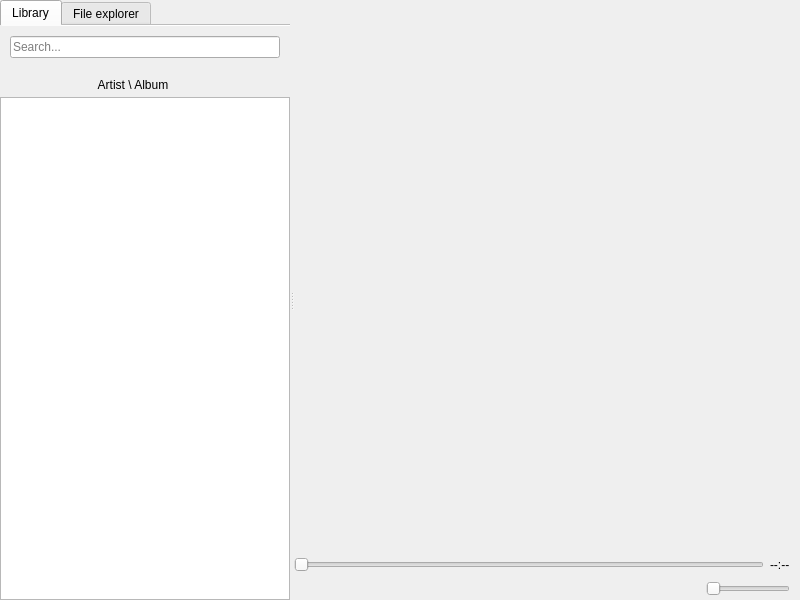
<?xml version="1.0" encoding="UTF-8"?>
<ui version="4.0">
 <class>ViewPlaylists</class>
 <widget class="QWidget" name="ViewPlaylists">
  <property name="geometry">
   <rect>
    <x>0</x>
    <y>0</y>
    <width>800</width>
    <height>600</height>
   </rect>
  </property>
  <layout class="QVBoxLayout" name="vlayout">
   <property name="spacing">
    <number>0</number>
   </property>
   <property name="leftMargin">
    <number>0</number>
   </property>
   <property name="topMargin">
    <number>0</number>
   </property>
   <property name="rightMargin">
    <number>0</number>
   </property>
   <property name="bottomMargin">
    <number>0</number>
   </property>
   <item>
    <widget class="QSplitter" name="splitter">
     <property name="orientation">
      <enum>Qt::Horizontal</enum>
     </property>
     <widget class="ExtendedTabWidget" name="leftTabs">
      <property name="currentIndex">
       <number>0</number>
      </property>
      <property name="documentMode">
       <bool>true</bool>
      </property>
      <widget class="QWidget" name="tabLibrary">
       <attribute name="title">
        <string>Library</string>
       </attribute>
       <layout class="QVBoxLayout" name="verticalLayout_7">
        <property name="spacing">
         <number>0</number>
        </property>
        <property name="leftMargin">
         <number>0</number>
        </property>
        <property name="topMargin">
         <number>0</number>
        </property>
        <property name="rightMargin">
         <number>0</number>
        </property>
        <property name="bottomMargin">
         <number>0</number>
        </property>
        <item>
         <widget class="PaintableWidget" name="widgetSearchBar" native="true">
          <property name="minimumSize">
           <size>
            <width>0</width>
            <height>20</height>
           </size>
          </property>
          <layout class="QHBoxLayout" name="horizontalLayout_5">
           <property name="spacing">
            <number>0</number>
           </property>
           <property name="leftMargin">
            <number>10</number>
           </property>
           <property name="topMargin">
            <number>10</number>
           </property>
           <property name="rightMargin">
            <number>10</number>
           </property>
           <property name="bottomMargin">
            <number>15</number>
           </property>
           <item>
            <widget class="LibraryFilterLineEdit" name="searchBar">
             <property name="maxLength">
              <number>100</number>
             </property>
             <property name="placeholderText">
              <string>Search...</string>
             </property>
            </widget>
           </item>
          </layout>
         </widget>
        </item>
        <item>
         <layout class="QHBoxLayout" name="horizontalLayout_2">
          <property name="spacing">
           <number>0</number>
          </property>
          <item>
           <widget class="LibraryHeader" name="libraryHeader">
            <property name="sizePolicy">
             <sizepolicy hsizetype="Expanding" vsizetype="Fixed">
              <horstretch>100</horstretch>
              <verstretch>0</verstretch>
             </sizepolicy>
            </property>
            <property name="minimumSize">
             <size>
              <width>0</width>
              <height>24</height>
             </size>
            </property>
            <property name="text">
             <string>Artist \ Album</string>
            </property>
            <property name="flat">
             <bool>true</bool>
            </property>
           </widget>
          </item>
          <item>
           <widget class="ChangeHierarchyButton" name="changeHierarchyButton">
            <property name="sizePolicy">
             <sizepolicy hsizetype="Preferred" vsizetype="Fixed">
              <horstretch>1</horstretch>
              <verstretch>0</verstretch>
             </sizepolicy>
            </property>
            <property name="minimumSize">
             <size>
              <width>24</width>
              <height>24</height>
             </size>
            </property>
            <property name="text">
             <string notr="true"/>
            </property>
            <property name="icon">
             <iconset resource="../Player/player.qrc">
              <normaloff>:/icons/hierarchy</normaloff>:/icons/hierarchy</iconset>
            </property>
            <property name="checkable">
             <bool>true</bool>
            </property>
            <property name="flat">
             <bool>true</bool>
            </property>
           </widget>
          </item>
         </layout>
        </item>
        <item>
         <widget class="LibraryTreeView" name="library">
          <property name="horizontalScrollBarPolicy">
           <enum>Qt::ScrollBarAlwaysOff</enum>
          </property>
          <property name="editTriggers">
           <set>QAbstractItemView::NoEditTriggers</set>
          </property>
          <property name="dragEnabled">
           <bool>true</bool>
          </property>
          <property name="dragDropMode">
           <enum>QAbstractItemView::DragOnly</enum>
          </property>
          <property name="selectionMode">
           <enum>QAbstractItemView::ExtendedSelection</enum>
          </property>
          <property name="sortingEnabled">
           <bool>true</bool>
          </property>
          <property name="expandsOnDoubleClick">
           <bool>false</bool>
          </property>
          <attribute name="headerVisible">
           <bool>false</bool>
          </attribute>
         </widget>
        </item>
       </layout>
      </widget>
      <widget class="QWidget" name="tabFileExplorer">
       <attribute name="title">
        <string>File explorer</string>
       </attribute>
       <layout class="QVBoxLayout" name="verticalLayout_8">
        <property name="spacing">
         <number>0</number>
        </property>
        <property name="leftMargin">
         <number>0</number>
        </property>
        <property name="topMargin">
         <number>0</number>
        </property>
        <property name="rightMargin">
         <number>0</number>
        </property>
        <property name="bottomMargin">
         <number>0</number>
        </property>
        <item>
         <widget class="AddressBar" name="addressBar" native="true"/>
        </item>
        <item>
         <widget class="PaintableWidget" name="paintableWidget" native="true">
          <layout class="QHBoxLayout" name="horizontalLayout">
           <property name="spacing">
            <number>0</number>
           </property>
           <property name="leftMargin">
            <number>0</number>
           </property>
           <property name="topMargin">
            <number>0</number>
           </property>
           <property name="rightMargin">
            <number>1</number>
           </property>
           <property name="bottomMargin">
            <number>0</number>
           </property>
           <item>
            <widget class="FileSystemTreeView" name="filesystem">
             <property name="frameShape">
              <enum>QFrame::NoFrame</enum>
             </property>
             <property name="dragEnabled">
              <bool>true</bool>
             </property>
             <property name="dragDropMode">
              <enum>QAbstractItemView::DragOnly</enum>
             </property>
             <property name="selectionMode">
              <enum>QAbstractItemView::ExtendedSelection</enum>
             </property>
            </widget>
           </item>
          </layout>
         </widget>
        </item>
       </layout>
      </widget>
     </widget>
     <widget class="QWidget" name="tabPlaylistPage">
      <layout class="QVBoxLayout" name="verticalLayout">
       <property name="leftMargin">
        <number>0</number>
       </property>
       <property name="topMargin">
        <number>0</number>
       </property>
       <property name="rightMargin">
        <number>0</number>
       </property>
       <property name="bottomMargin">
        <number>0</number>
       </property>
       <item>
        <widget class="TabPlaylist" name="tabPlaylists">
         <property name="usesScrollButtons">
          <bool>false</bool>
         </property>
         <property name="documentMode">
          <bool>true</bool>
         </property>
         <property name="tabsClosable">
          <bool>true</bool>
         </property>
        </widget>
       </item>
       <item>
        <layout class="QHBoxLayout" name="seekSliderLayout">
         <property name="rightMargin">
          <number>10</number>
         </property>
         <item>
          <widget class="SeekBar" name="seekSlider">
           <property name="enabled">
            <bool>false</bool>
           </property>
           <property name="maximum">
            <number>999</number>
           </property>
           <property name="singleStep">
            <number>10</number>
           </property>
           <property name="pageStep">
            <number>100</number>
           </property>
           <property name="orientation">
            <enum>Qt::Horizontal</enum>
           </property>
          </widget>
         </item>
         <item>
          <widget class="TimeLabel" name="timeLabel">
           <property name="text">
            <string notr="true">--:--</string>
           </property>
          </widget>
         </item>
        </layout>
       </item>
       <item>
        <layout class="QHBoxLayout" name="horizontalLayout_buttons">
         <property name="rightMargin">
          <number>10</number>
         </property>
         <item>
          <widget class="MediaButton" name="skipBackwardButton">
           <property name="sizePolicy">
            <sizepolicy hsizetype="Fixed" vsizetype="Fixed">
             <horstretch>0</horstretch>
             <verstretch>0</verstretch>
            </sizepolicy>
           </property>
           <property name="text">
            <string notr="true"/>
           </property>
           <property name="icon">
            <iconset resource="../core/core.qrc">
             <normaloff>:/player/oxygen/skipBackward</normaloff>:/player/oxygen/skipBackward</iconset>
           </property>
           <property name="iconSize">
            <size>
             <width>36</width>
             <height>36</height>
            </size>
           </property>
           <property name="flat">
            <bool>true</bool>
           </property>
          </widget>
         </item>
         <item>
          <widget class="MediaButton" name="seekBackwardButton">
           <property name="sizePolicy">
            <sizepolicy hsizetype="Fixed" vsizetype="Fixed">
             <horstretch>0</horstretch>
             <verstretch>0</verstretch>
            </sizepolicy>
           </property>
           <property name="text">
            <string notr="true"/>
           </property>
           <property name="icon">
            <iconset resource="../core/core.qrc">
             <normaloff>:/player/oxygen/seekBackward</normaloff>:/player/oxygen/seekBackward</iconset>
           </property>
           <property name="iconSize">
            <size>
             <width>36</width>
             <height>36</height>
            </size>
           </property>
           <property name="flat">
            <bool>true</bool>
           </property>
          </widget>
         </item>
         <item>
          <widget class="PlayButton" name="playButton">
           <property name="sizePolicy">
            <sizepolicy hsizetype="Fixed" vsizetype="Fixed">
             <horstretch>0</horstretch>
             <verstretch>0</verstretch>
            </sizepolicy>
           </property>
           <property name="text">
            <string notr="true"/>
           </property>
           <property name="icon">
            <iconset resource="../core/core.qrc">
             <normaloff>:/player/oxygen/play</normaloff>:/player/oxygen/play</iconset>
           </property>
           <property name="iconSize">
            <size>
             <width>36</width>
             <height>36</height>
            </size>
           </property>
           <property name="flat">
            <bool>true</bool>
           </property>
          </widget>
         </item>
         <item>
          <widget class="StopButton" name="stopButton">
           <property name="sizePolicy">
            <sizepolicy hsizetype="Fixed" vsizetype="Fixed">
             <horstretch>0</horstretch>
             <verstretch>0</verstretch>
            </sizepolicy>
           </property>
           <property name="text">
            <string notr="true"/>
           </property>
           <property name="icon">
            <iconset resource="../core/core.qrc">
             <normaloff>:/player/oxygen/stop</normaloff>:/player/oxygen/stop</iconset>
           </property>
           <property name="iconSize">
            <size>
             <width>36</width>
             <height>36</height>
            </size>
           </property>
           <property name="flat">
            <bool>true</bool>
           </property>
          </widget>
         </item>
         <item>
          <widget class="MediaButton" name="seekForwardButton">
           <property name="sizePolicy">
            <sizepolicy hsizetype="Fixed" vsizetype="Fixed">
             <horstretch>0</horstretch>
             <verstretch>0</verstretch>
            </sizepolicy>
           </property>
           <property name="text">
            <string notr="true"/>
           </property>
           <property name="icon">
            <iconset resource="../core/core.qrc">
             <normaloff>:/player/oxygen/seekForward</normaloff>:/player/oxygen/seekForward</iconset>
           </property>
           <property name="iconSize">
            <size>
             <width>36</width>
             <height>36</height>
            </size>
           </property>
           <property name="flat">
            <bool>true</bool>
           </property>
          </widget>
         </item>
         <item>
          <widget class="MediaButton" name="skipForwardButton">
           <property name="sizePolicy">
            <sizepolicy hsizetype="Fixed" vsizetype="Fixed">
             <horstretch>0</horstretch>
             <verstretch>0</verstretch>
            </sizepolicy>
           </property>
           <property name="text">
            <string notr="true"/>
           </property>
           <property name="icon">
            <iconset resource="../core/core.qrc">
             <normaloff>:/player/oxygen/skipForward</normaloff>:/player/oxygen/skipForward</iconset>
           </property>
           <property name="iconSize">
            <size>
             <width>36</width>
             <height>36</height>
            </size>
           </property>
           <property name="flat">
            <bool>true</bool>
           </property>
          </widget>
         </item>
         <item>
          <widget class="PlaybackModeButton" name="playbackModeButton">
           <property name="sizePolicy">
            <sizepolicy hsizetype="Fixed" vsizetype="Fixed">
             <horstretch>0</horstretch>
             <verstretch>0</verstretch>
            </sizepolicy>
           </property>
           <property name="text">
            <string notr="true"/>
           </property>
           <property name="icon">
            <iconset resource="../core/core.qrc">
             <normaloff>:/player/oxygen/sequential</normaloff>:/player/oxygen/sequential</iconset>
           </property>
           <property name="iconSize">
            <size>
             <width>36</width>
             <height>36</height>
            </size>
           </property>
           <property name="flat">
            <bool>true</bool>
           </property>
          </widget>
         </item>
         <item>
          <spacer name="horizontalSpacer">
           <property name="orientation">
            <enum>Qt::Horizontal</enum>
           </property>
           <property name="sizeHint" stdset="0">
            <size>
             <width>40</width>
             <height>20</height>
            </size>
           </property>
          </spacer>
         </item>
         <item>
          <widget class="VolumeSlider" name="volumeSlider">
           <property name="sizePolicy">
            <sizepolicy hsizetype="Fixed" vsizetype="Preferred">
             <horstretch>0</horstretch>
             <verstretch>0</verstretch>
            </sizepolicy>
           </property>
           <property name="orientation">
            <enum>Qt::Horizontal</enum>
           </property>
          </widget>
         </item>
        </layout>
       </item>
      </layout>
     </widget>
    </widget>
   </item>
  </layout>
 </widget>
 <customwidgets>
  <customwidget>
   <class>TabPlaylist</class>
   <extends>QTabWidget</extends>
   <header location="global">tabplaylist.h</header>
   <container>1</container>
  </customwidget>
  <customwidget>
   <class>MediaButton</class>
   <extends>QPushButton</extends>
   <header location="global">mediabuttons/mediabutton.h</header>
  </customwidget>
  <customwidget>
   <class>StopButton</class>
   <extends>QPushButton</extends>
   <header location="global">mediabuttons/stopbutton.h</header>
  </customwidget>
  <customwidget>
   <class>SeekBar</class>
   <extends>QSlider</extends>
   <header location="global">widgets/seekbar.h</header>
  </customwidget>
  <customwidget>
   <class>TimeLabel</class>
   <extends>QLabel</extends>
   <header location="global">widgets/timelabel.h</header>
  </customwidget>
  <customwidget>
   <class>VolumeSlider</class>
   <extends>QSlider</extends>
   <header location="global">widgets/volumeslider.h</header>
  </customwidget>
  <customwidget>
   <class>PlaybackModeButton</class>
   <extends>QPushButton</extends>
   <header location="global">mediabuttons/playbackmodebutton.h</header>
  </customwidget>
  <customwidget>
   <class>LibraryFilterLineEdit</class>
   <extends>QLineEdit</extends>
   <header location="global">libraryfilterlineedit.h</header>
  </customwidget>
  <customwidget>
   <class>LibraryTreeView</class>
   <extends>QTreeView</extends>
   <header location="global">librarytreeview.h</header>
  </customwidget>
  <customwidget>
   <class>FileSystemTreeView</class>
   <extends>QTreeView</extends>
   <header>filesystem/filesystemtreeview.h</header>
  </customwidget>
  <customwidget>
   <class>AddressBar</class>
   <extends>QWidget</extends>
   <header>filesystem/addressbar.h</header>
   <container>1</container>
  </customwidget>
  <customwidget>
   <class>LibraryHeader</class>
   <extends>QPushButton</extends>
   <header location="global">libraryheader.h</header>
  </customwidget>
  <customwidget>
   <class>ExtendedTabWidget</class>
   <extends>QTabWidget</extends>
   <header>extendedtabwidget.h</header>
   <container>1</container>
  </customwidget>
  <customwidget>
   <class>ChangeHierarchyButton</class>
   <extends>QPushButton</extends>
   <header>changehierarchybutton.h</header>
  </customwidget>
  <customwidget>
   <class>PaintableWidget</class>
   <extends>QWidget</extends>
   <header location="global">styling/paintablewidget.h</header>
   <container>1</container>
  </customwidget>
  <customwidget>
   <class>PlayButton</class>
   <extends>QPushButton</extends>
   <header location="global">mediabuttons/playbutton.h</header>
  </customwidget>
 </customwidgets>
 <resources>
  <include location="../core/core.qrc"/>
  <include location="../Player/player.qrc"/>
 </resources>
 <connections/>
</ui>
